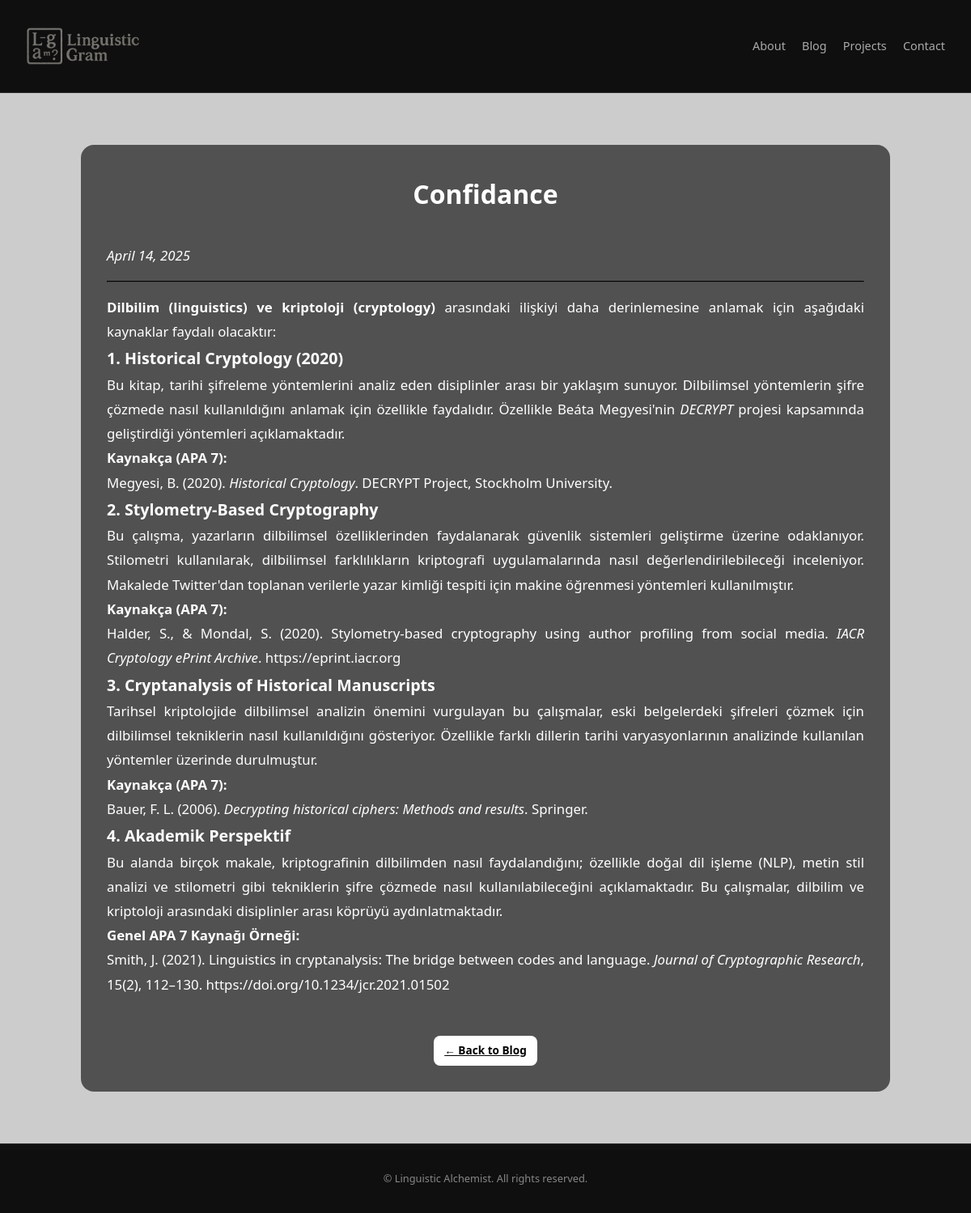
The page /blog/confidance/ on the database its author committed.
### main/models.py (models this page shows, shortened)
class BlogPost(models.Model):
    title = models.CharField(max_length=200)
    slug = models.SlugField(unique=True)
    content = models.TextField()
    created_at = models.DateTimeField(auto_now_add=True)
    is_published = models.BooleanField(default=True)
    views = models.PositiveIntegerField(default=0)
    class Meta:
        ordering = ['-created_at']

### main/views.py (the view)
# urls.py: path('blog/<slug:slug>/', views.single_post, name='single_post'),
def single_post(request, slug):
    post = get_object_or_404(BlogPost, slug=slug)
    session_key = f"viewed_post_{post.id}"
    log_content_view(request, "blog", post.id)
    if not request.session.get(session_key, False):
        post.views += 1
        post.save()
        request.session[session_key] = True
    return render(request, 'single_post.html', {'post': post})

### main/views.py (called while the page is built)
def log_content_view(request, content_type, object_id):
    ip = request.META.get('REMOTE_ADDR', '')
    ContentView.objects.create(content_type=content_type, object_id=object_id, ip_address=ip)

### templates/single_post.html
{% extends "base.html" %}
{% block content %}
<section class="section dark" style="background-image: url('https://picsum.photos/seed/code{{ post.slug }}/1200/600/?blur'); background-size: cover; background-position: center;">
  <div class="section-inner" style="background-color: rgba(0,0,0,0.6); padding: 2rem; border-radius: 1rem; text-align: justify; line-height: 1.8; font-size: 1.05rem;">
    <article class="blog-post">
      <h1 class="section-title">{{ post.title }}</h1>
      <p><em>{{ post.created_at|date:"F j, Y" }}</em></p>
      <hr style="margin: 1rem 0; border-color: #444;" />
      <div class="blog-content">
        {{ post.content|safe }}
      </div>
      <div class="center" style="margin-top: 2rem;">
        <a href="{% url 'blog' %}" class="btn" style="margin-top: 1rem; display: inline-block; font-size: 0.85rem; padding: 0.4rem 0.8rem;">← Back to Blog</a>
      </div>
    </article>
  </div>
</section>
{% endblock %}

### static/css/style.css (style rules this page uses)
* { margin: 0; padding: 0; box-sizing: border-box; }
body { font-family: 'Segoe UI', sans-serif; background-color: #0f0f0f; color: white; line-height: 1.6; }
.section { padding: 4rem 2rem; }
.section-title { text-align: center; font-size: 2rem; margin-bottom: 2rem; }
.section-inner { background-color: rgba(0, 0, 0, 0.6); border-radius: 1rem; padding: 2rem; max-width: 1000px; margin: 0 auto; }
.btn { padding: 0.5rem 1rem; background-color: white; color: black; font-weight: bold; border-radius: 0.5rem; border: none; cursor: pointer; transition: 0.3s; }
.center { text-align: center; margin-top: 2rem; }
.dark { background-color: #111; }

### rows shown on the page
BlogPost: title "Confidance", created_at "April 14, 2025", content "Dilbilim (linguistics) ve kriptoloji (cryptology) arasındaki ilişkiyi daha derinlemesine anlamak için aşağıdaki kaynaklar faydalı olacaktır: 1. Historical Cryptology (2020) Bu kitap, tarihi şifreleme yöntemlerini analiz eden disiplinler arası bir yaklaşım sunuyor. Dilbilimsel yöntemlerin şifre çözmede nasıl kullanıldığını anlamak için özellikle faydalıdır. Özellikle Beáta Megyesi'nin DECRYPT projesi kapsamında geliştirdiği yöntemleri açıklamaktadır. Kaynakça (APA 7): Megyesi, B. (2020). Historical Cryptology . DECRYPT Project, Stockholm University. 2. Stylometry-Based Cryptography Bu çalışma, yazarların dilbilimsel özelliklerinden faydalanarak güvenlik sistemleri geliştirme üzerine…"
